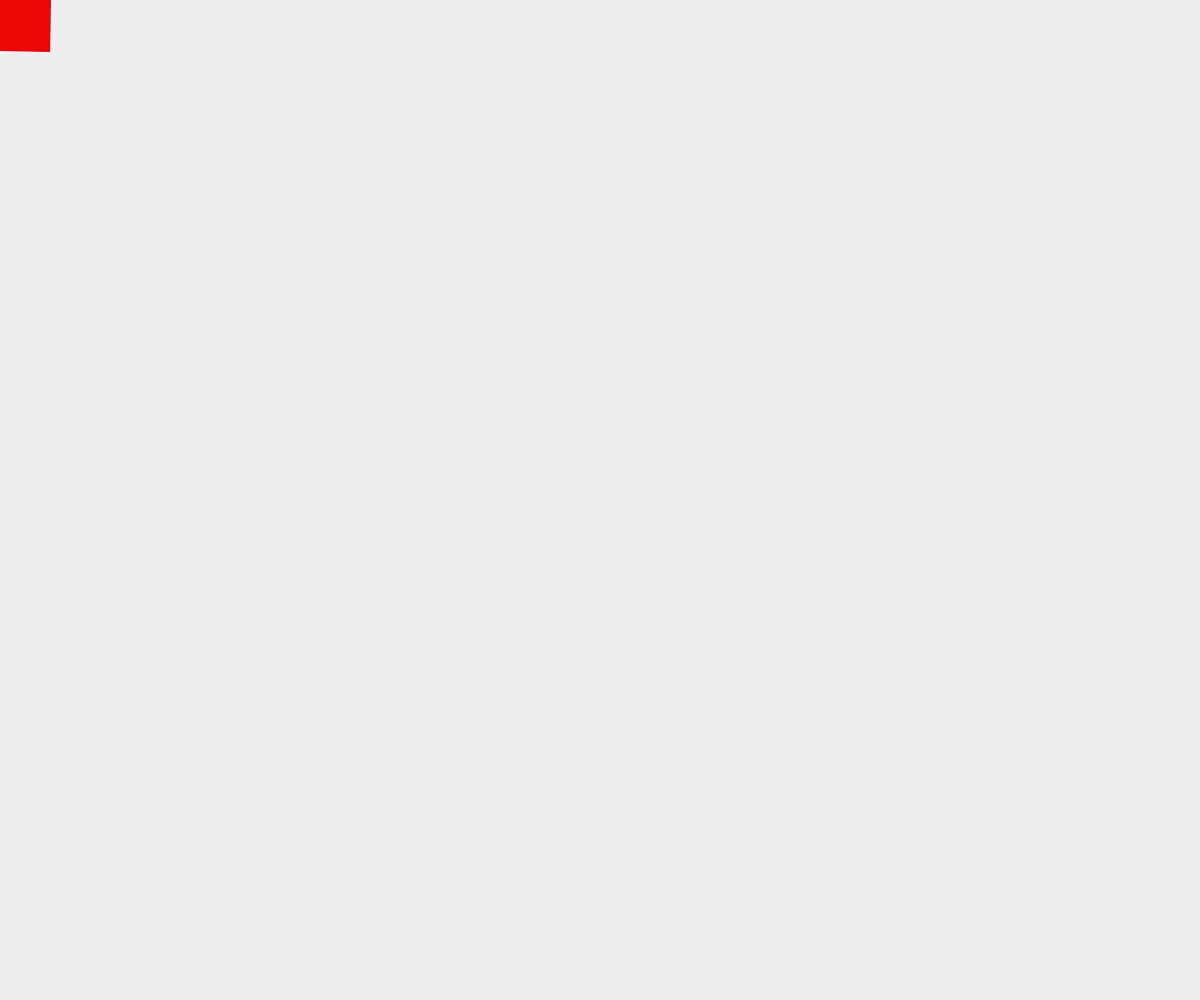
Frame 1 (no input)
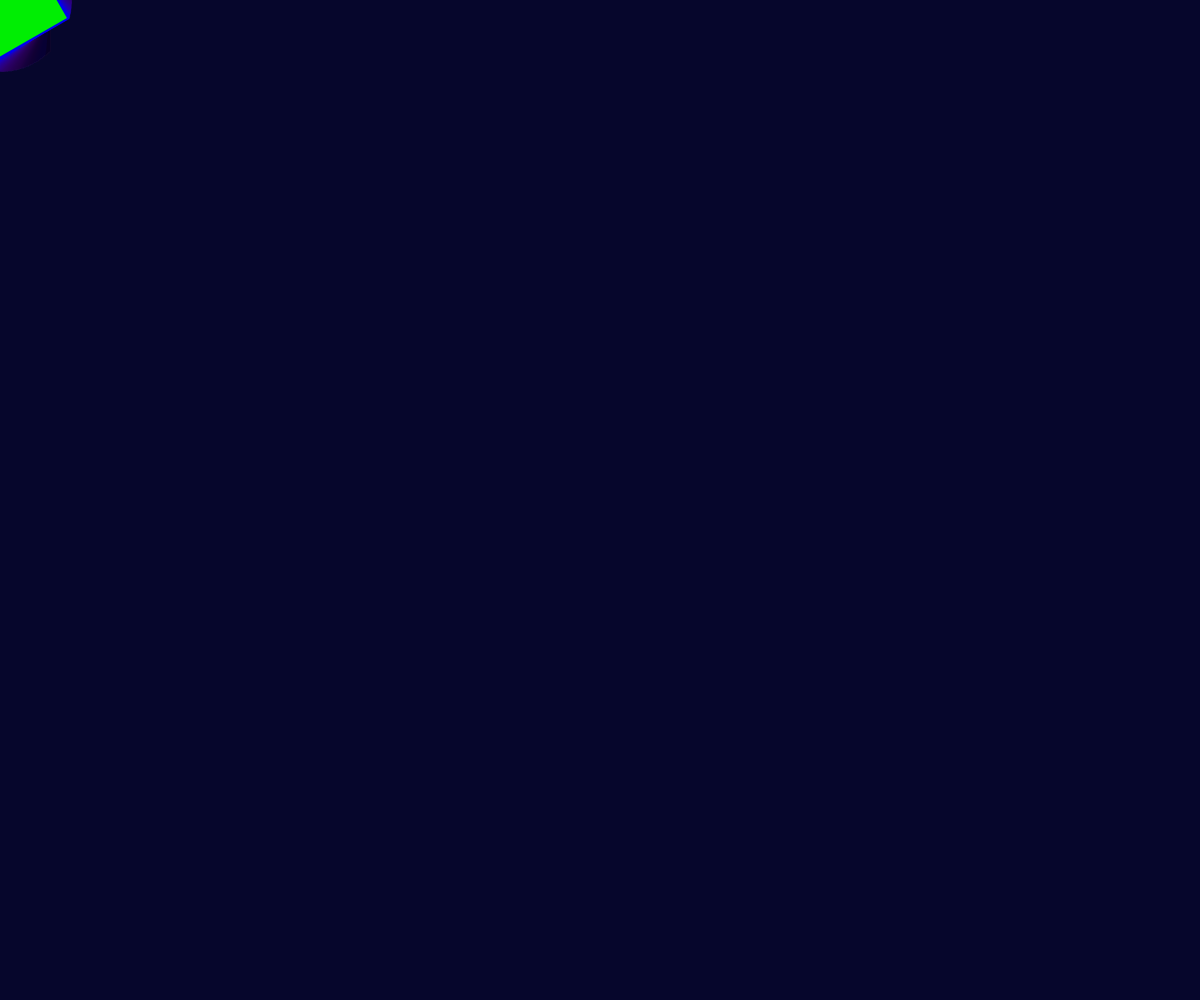
Frame 60 (no input)
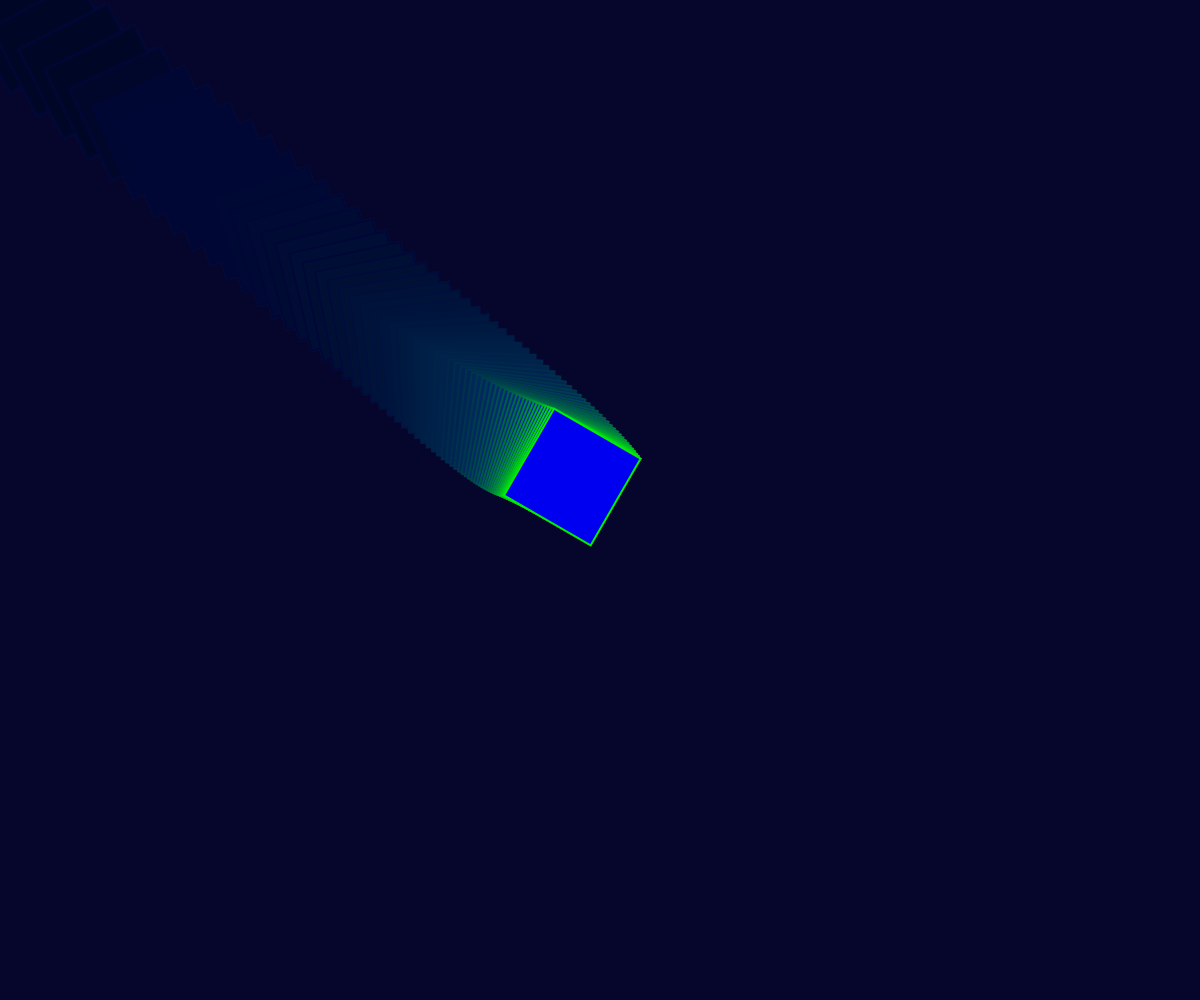
Frame 120 (the mouse pressed at the canvas centre since frame 60)

The p5.js sketch that drew these frames (run headless with seeded random() and noise() and a simulated clock; from frame 60 on, the mouse is pressed at the canvas centre):

// p5.js sketch
// ── sketch.js
function setup() {
  createCanvas(windowWidth, windowHeight);
  strokeWeight(2);
  stroke(5);
  rectMode(CENTER);
  angleMode(DEGREES);
}

let myPosX = 0;
let myPosY = 0;
let colorCicler = 0;
let timeCollector = 0;
let squareSize = 100;

function draw() {
  colorCicler += 2;
  if (colorCicler > 360) {
    colorCicler = 0;
  }
  fill(hslToHex(colorCicler, 100, 50));
  stroke(hslToHex(360 - colorCicler, 100, 50));
  myPosX = lerp(myPosX, mouseX, 0.05);
  myPosY = lerp(myPosY, mouseY, 0.05);
  
  translate (myPosX, myPosY);
  rotate(frameCount % 360);
  rect(0,0,100,100);
  
  // squareSize = map(colorCicler, 0, 360, 100, 200);
  // translate(windowWidth/2,windowHeight/2);
  // rotate(colorCicler * Math.PI/180);
  // rect(circlePosX , curclePosY , squareSize);
  

  background("#00003311");
}

function hslToHex(h, s, l) {
  l /= 100;
  const a = s * Math.min(l, 1 - l) / 100;
  const f = n => {
    const k = (n + h / 30) % 12;
    const color = l - a * Math.max(Math.min(k - 3, 9 - k, 1), -1);
    return Math.round(255 * color).toString(16).padStart(2, '0');   // convert to Hex and prefix "0" if needed
  };
  return `#${f(0)}${f(8)}${f(4)}`;
}
